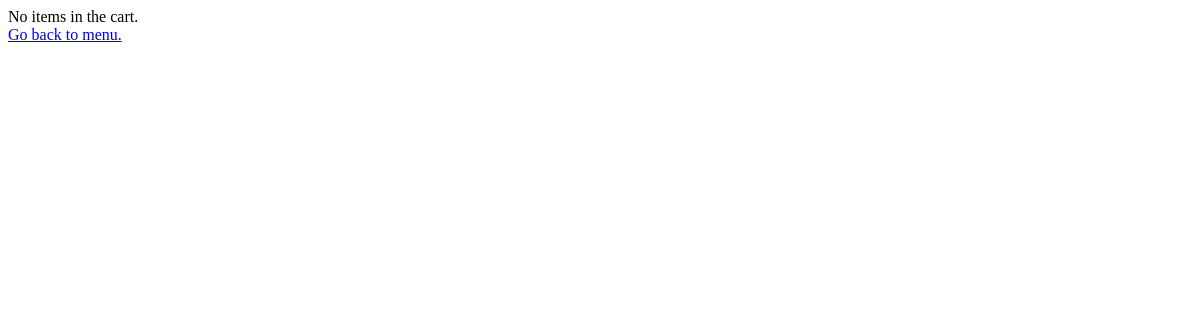
Before: /cart (signed in) with the older database file.
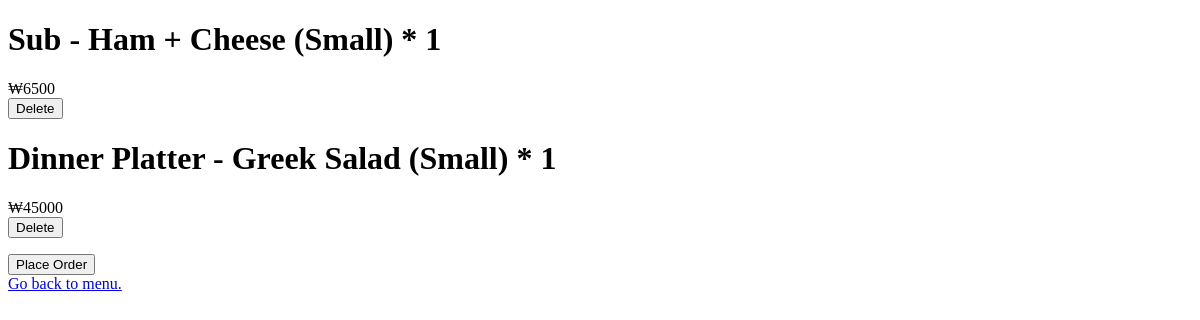
After: the same page with the newer database file.
### orders/models.py (models this page shows, shortened)
class CartItem(models.Model):
    user = models.ForeignKey(User, on_delete=models.CASCADE, related_name='cart')
    item = models.ForeignKey(Item, on_delete=models.CASCADE)
    quantity = models.IntegerField(default=1)
    toppings = models.ManyToManyField(Topping, blank=True, related_name='carts') # For pizza
    extra = models.BooleanField(default=False) # For sub
    price = models.IntegerField(default=0)

class Item(models.Model):
    category = models.ForeignKey(Category, on_delete=models.CASCADE)
    name = models.CharField(max_length=64)
    S = 'Small'
    L = 'Large'
    SIZE_CHOICES = (
        (S, 'Small'),
        (L, 'Large')
    )
    size = models.CharField(max_length=8, choices=SIZE_CHOICES, blank=True)
    price = models.IntegerField(blank=True, default=0) # Blankable for Toppings

class Category(models.Model):
    PIZZA = 'Pizza'
    TOPPING = 'Topping'
    SUB = 'Sub'
    EXTRA = 'Extra'
    PASTA = 'Pasta'
    SALAD = 'Salad'
    DINNER = 'Dinner Platter'
    CATEGORY_CHOICES = (
        (PIZZA, 'Pizza'),
        (TOPPING, 'Topping'),
        (SUB, 'Sub menu'),
        (EXTRA, 'Extra'),
        (PASTA, 'Pasta'),
        (SALAD, 'Salad'),
        (DINNER, 'Dinner Platter')
    )
    name = models.CharField(max_length=16, choices=CATEGORY_CHOICES)
    class Meta:
        verbose_name = "Category"
        verbose_name_plural = "Categories"
    def __str__(self):
        return f"{self.name}"

### orders/views.py (the view)
# urls.py: path('cart', login_required(views.CartItemList.as_view(), login_url='/login'), name='cart'),
class CartItemList(ListView):
    model = CartItem
    def get_context_data(self, **kwargs):
        context = super().get_context_data(**kwargs)
        context["cart_list"] = CartItem.objects.filter(user=self.request.user).all()
        return context

### orders/templates/orders/cartitem_list.html (shortened to what this page needs)
{% extends 'base_orders.html' %}
{% block body %}
{% if cart_list %}
<p>
    {% for cart_item in cart_list %}
        <h1>{{ cart_item.item.category }} - {{ cart_item.item.name }}
            {% if cart_item.item.size %}({{ cart_item.item.size }}){% endif %}
            * {{ cart_item.quantity }} </h1>
        <div>&#8361;{{ cart_item.price }}</div>
        <form action="{% url 'delete_item' cart_item.id %}" method="POST">
            <input type="submit" value="Delete">
        </form>
    {% endfor %}
</p>
<form action="{% url 'order_first' %}", method="POST">
    <input type="submit" value="Place Order">
</form>
{% else %}
    <div>No items in the cart.</div>
{% endif %}
<a href="{% url 'index' %}">Go back to menu.</a>
{% endblock %}

### orders/templates/base_orders.html (shortened to what this page needs)
<!DOCTYPE html>
<html>
<head>
</head>
<body>
{% block body %}
{% endblock %}
</body>
</html>

Changed rows visible on the page:
added CartItem: item.category "Sub", item.name "Ham + Cheese", item.size "Small", quantity "1", price "6500"
added CartItem: item.category "Dinner Platter", item.name "Greek Salad", item.size "Small", quantity "1", price "45000"
Other visible differences:
form field value: (not shown) → "Place Order"
text no longer shown: "No items in the cart."
